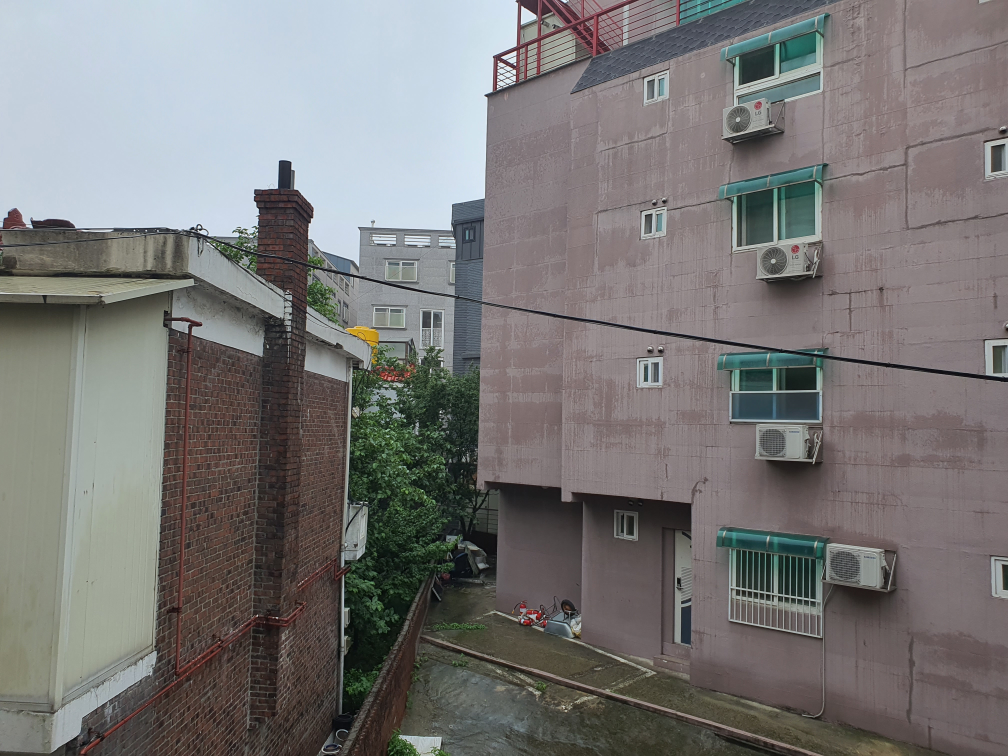
//> input picture Digital_Image_Processing_2021/13w/center.jpg, 4032 x 3024 px (shown at 1/4 size)
$ ./week13_hw1   (built with g++ and OpenCV 4)
//> lines starting //> are read from the running program, lines starting //| are printed output that depends on the picture
#include <iostream>
#include <algorithm>
#include <vector>
#include <ctime>
#include "opencv2/core/core.hpp"
#include "opencv2/highgui/highgui.hpp"
#include "opencv2/imgproc/imgproc.hpp"
#include "opencv2/imgcodecs/imgcodecs.hpp"
#include "opencv2/photo.hpp"
#include "opencv2/imgcodecs.hpp"
#include "opencv2/objdetect/objdetect.hpp"
#include "opencv2/features2d.hpp"
#include "opencv2/xfeatures2d/nonfree.hpp"
#include "opencv2/calib3d.hpp"
#include "opencv2/stitching.hpp"

using namespace cv;
using namespace std;
using namespace cv::xfeatures2d;

void ex_panorama_simple();
void ex_panorama();
Mat makePanorama(Mat img_l, Mat img_r, int thresh_dist, int min_matches);


// [30 lines left out: function ex_panorama_simple, not called in this run]


Mat makePanorama(Mat img_l, Mat img_r, int thresh_dist, int min_matches) {
	//<Grayscale로 변환>
	Mat img_gray_l, img_gray_r;
	cvtColor(img_l, img_gray_l, CV_BGR2GRAY);
	cvtColor(img_r, img_gray_r, CV_BGR2GRAY);

	//<특징점(key point) 추출>
	Ptr<SurfFeatureDetector> Detector = SURF::create(300);
	vector<KeyPoint> kpts_obj, kpts_scene;
	Detector->detect(img_gray_l, kpts_obj);
	Detector->detect(img_gray_r, kpts_scene);

	//<특징점 시각화>
	Mat img_kpts_l, img_kpts_r;
	drawKeypoints(img_gray_l, kpts_obj, img_kpts_l, Scalar::all(-1), DrawMatchesFlags::DEFAULT);
	drawKeypoints(img_gray_r, kpts_scene, img_kpts_r, Scalar::all(-1), DrawMatchesFlags::DEFAULT);

	imwrite("./13w/img_kpts_l.png", img_kpts_l);
	imwrite("./13w/img_kpts_r.png", img_kpts_r);
	//<기술자(descriptor) 추출>
	Ptr<SurfDescriptorExtractor> Extractor = SURF::create(100, 4, 3, false, true);

	Mat img_des_obj, img_des_scene;
	Extractor->compute(img_gray_l, kpts_obj, img_des_obj);
	Extractor->compute(img_gray_r, kpts_scene, img_des_scene);

	//<기술자를 이용한 특징점 매칭>
	BFMatcher matcher(NORM_L2);
	vector<DMatch> matches;
	matcher.match(img_des_obj, img_des_scene, matches);

	//<매칭 결과 시각화>
	Mat img_matches;
	drawMatches(img_gray_l, kpts_obj, img_gray_r, kpts_scene,
		matches, img_matches, Scalar::all(-1), Scalar::all(-1),
		vector<char>(), DrawMatchesFlags::NOT_DRAW_SINGLE_POINTS);

	imwrite("./13w/img_matches.png", img_matches);

	//<매칭 결과 정제>
	//매칭 거리가 적은 우수한 매칭 결과를 정제하는 과정
	//최소 매칭 거리의 3배 or 우수한 매칭 결과 60이상 까지 정제
	double dist_max = matches[0].distance;
	double dist_min = matches[0].distance;
	double dist;
	for (int i = 0; i < img_des_obj.rows; i++) {
		dist = matches[i].distance;
		if (dist < dist_min) dist_min = dist;
		if (dist > dist_max) dist_max = dist;
	}
	printf("max_dist : %f \n", dist_min); //max는 사실상 불필요
	printf("min_dist : %f \n", dist_min);


	vector<DMatch> matches_good;
	do {
		vector<DMatch> good_matches2;
		for (int i = 0; i < img_des_obj.rows; i++) {
			if (matches[i].distance < thresh_dist * dist_min)
				good_matches2.push_back(matches[i]);
		}
		matches_good = good_matches2;
		thresh_dist -= 1;
	} while (thresh_dist != 2 && matches_good.size() > min_matches);

	//< 우수한 매칭 결과 시각화>
	Mat img_matches_good;
	drawMatches(img_gray_l, kpts_obj, img_gray_r, kpts_scene,
		matches_good, img_matches_good, Scalar::all(-1), Scalar::all(-1),
		vector<char>(), DrawMatchesFlags::NOT_DRAW_SINGLE_POINTS);
	imwrite("./13w/img_match_good.png", img_matches_good);

	//<매칭 결과 좌표 추출>
	vector<Point2f> obj, scene;
	for (int i = 0; i < matches_good.size(); i++) {
		obj.push_back(kpts_obj[matches_good[i].queryIdx].pt); //img1
		scene.push_back(kpts_scene[matches_good[i].trainIdx].pt); //img2
	}

	//<매칭 결과로 부터 homography 행렬을 추출>
	Mat mat_homo = findHomography(scene, obj, RANSAC);
	//이상치 제거를 위해 RANSAC 추가

	//<Homograpy 행렬을 이용해 시점 역변환>
	Mat img_result;
	warpPerspective(img_r, img_result, mat_homo,
		Size(img_l.cols * 2, img_l.rows*1.2), INTER_CUBIC);

	//<기준 영상과 역변환된 시점 영상 합체>
	Mat img_pano;
	img_pano = img_result.clone();
	Mat roi(img_pano, Rect(0, 0, img_l.cols, img_l.rows));
	img_l.copyTo(roi);

	//<검은 여백 잘라내기>
	int cut_x = 0, cut_y = 0;
	for (int y = 0; y < img_pano.rows; y++) {
		for (int x = 0; x < img_pano.cols; x++) {
			if (img_pano.at<Vec3b>(y, x)[0] == 0 &&
				img_pano.at<Vec3b>(y, x)[1] == 0 &&
				img_pano.at<Vec3b>(y, x)[2] == 0) {
				continue;
			}
			if (cut_x < x)cut_x = x;
			if (cut_y < y)cut_y = y;
		}
	}
	Mat img_pano_cut;
	img_pano_cut = img_pano(Range(0, cut_y), Range(0, cut_x));
	imwrite("./13w/img_pano_cut.png", img_pano_cut);

	return img_pano_cut;
}

void ex_panorama() {
	Mat matImage1 = imread("./13w/center.jpg", IMREAD_COLOR);
//> matImage1 is the input picture: 3024 rows x 4032 cols, CV_8UC3; mean B, G, R 118.4, 119.2, 120.8
	Mat matImage2 = imread("./13w/left.jpg", IMREAD_COLOR);
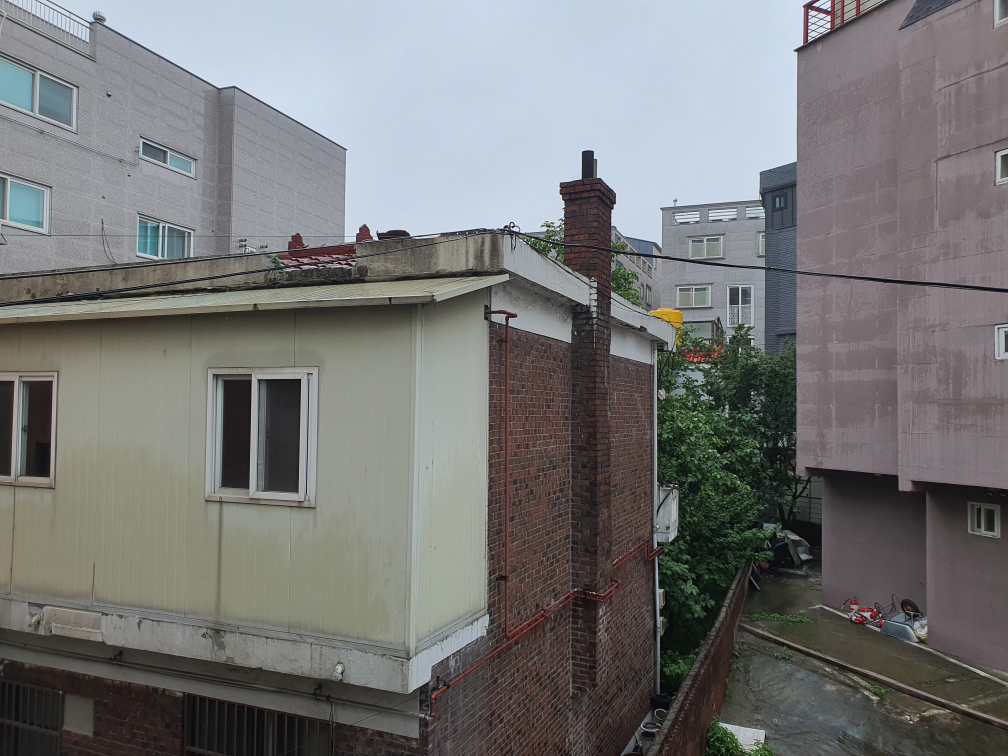
//> input picture Digital_Image_Processing_2021/13w/left.jpg, 4032 x 3024 px (shown at 1/4 size)
//> matImage2 is the input picture: 3024 rows x 4032 cols, CV_8UC3; mean B, G, R 118.2, 118.4, 118.2
	Mat matImage3 = imread("./13w/right.jpg", IMREAD_COLOR);
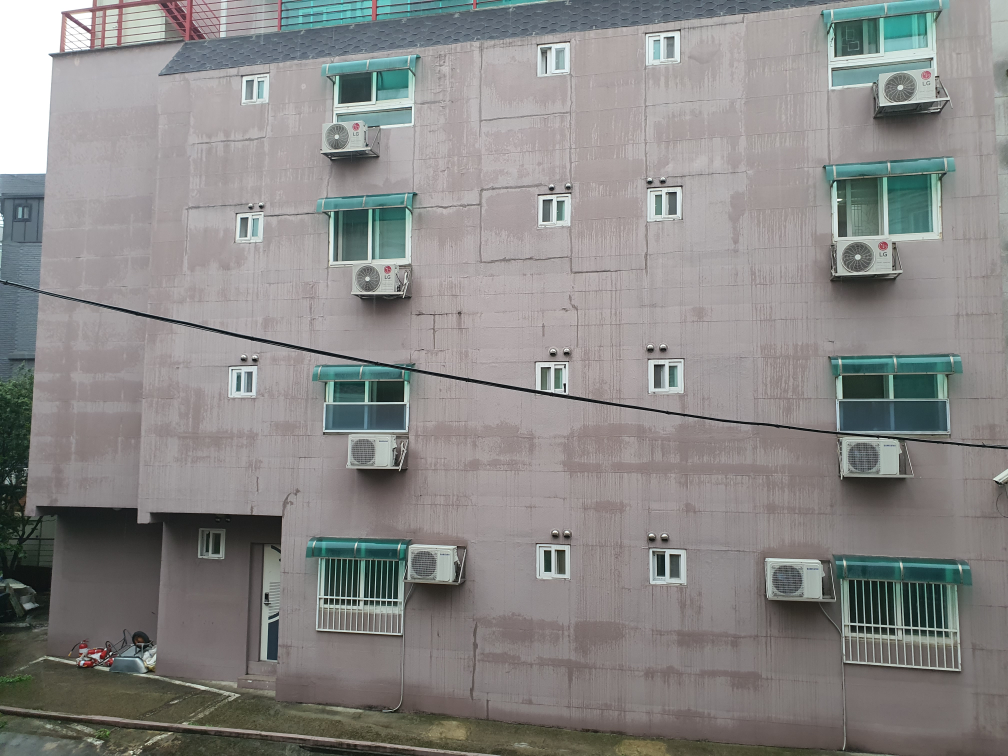
//> input picture Digital_Image_Processing_2021/13w/right.jpg, 4032 x 3024 px (shown at 1/4 size)
//> matImage3 is the input picture: 3024 rows x 4032 cols, CV_8UC3; mean B, G, R 134.6, 136, 137.1
	if (matImage1.empty() || matImage2.empty() || matImage3.empty()) exit(-1);
	Mat resize1, resize2, resize3;

	resize(matImage1, resize1, Size(640, 480));
	resize(matImage2, resize2, Size(640, 480));
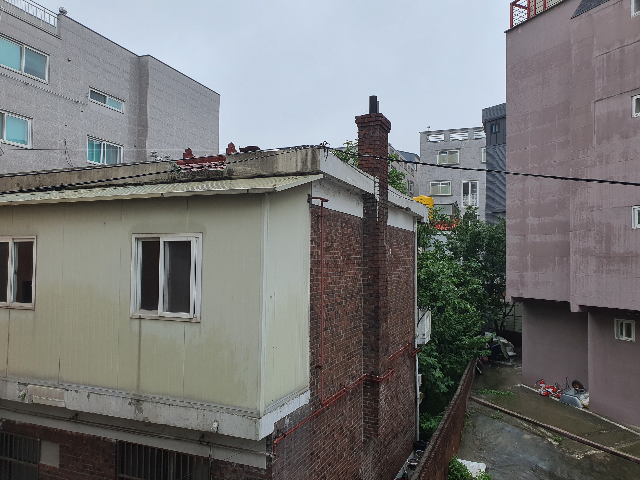
//> resize2: 480 rows x 640 cols, CV_8UC3; mean B, G, R 118.2, 118.3, 118.1
	resize(matImage3, resize3, Size(640, 480));
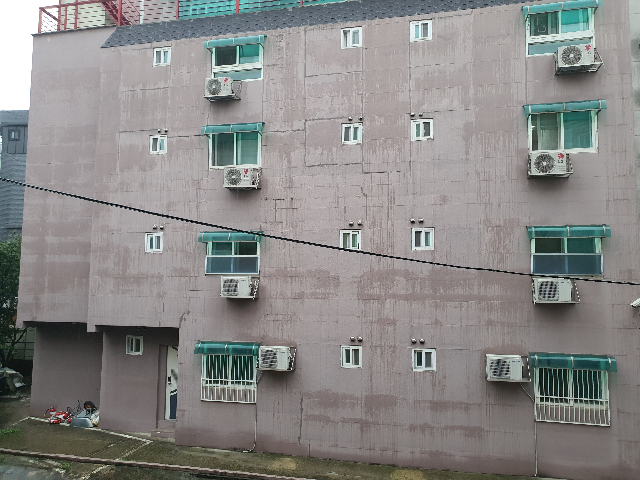
//> resize3: 480 rows x 640 cols, CV_8UC3; mean B, G, R 134.5, 135.9, 137
	cout << "load image and resize... " << endl;
	Mat result;
	flip(resize1, resize1, 1);
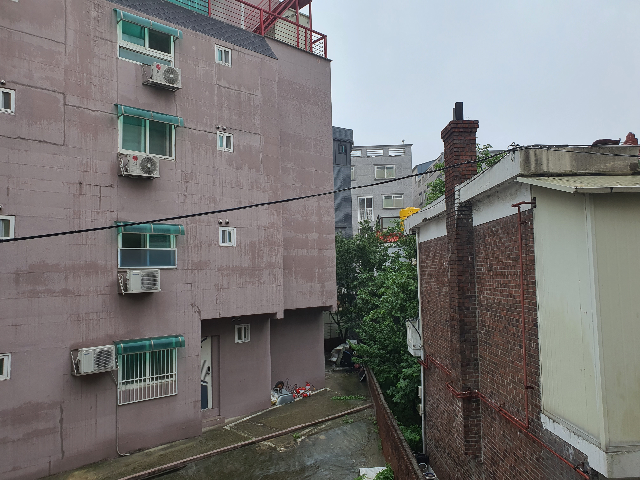
//> resize1: 480 rows x 640 cols, CV_8UC3; mean B, G, R 118.3, 119.1, 120.7
	flip(resize2, resize2, 1);
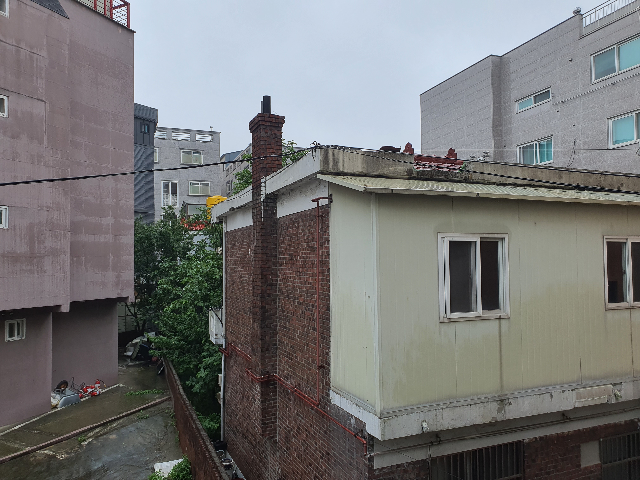
//> resize2: 480 rows x 640 cols, CV_8UC3; mean B, G, R 118.2, 118.3, 118.1
	cout << "Using my_panorama..." << endl;
	result = makePanorama(resize1, resize2, 3, 60);
//> in makePanorama, `cvtColor(img_l, img_gray_l, CV_BGR2GRAY);`:
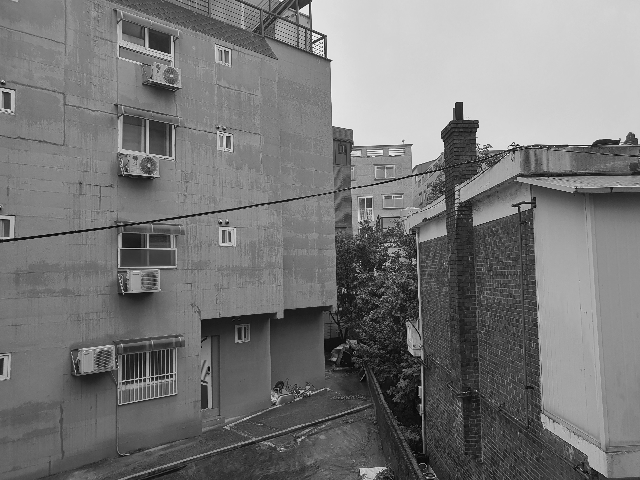
//> img_gray_l: 480 rows x 640 cols, CV_8UC1; min 2, max 249, mean 119.5
	flip(result, result, 1);
	result = makePanorama(result, resize3, 3, 60);

	//imshow("ex_panorama_result", result);
	imwrite("./13w/my_panorama_result.png", result);
	waitKey();
}


// [8 lines left out: function main, not called in this run]

// added to run one function of the file
//> (the run ends here: the program stops with an error, at `Ptr<SurfFeatureDetector> Detector = SURF::create(300);`)
